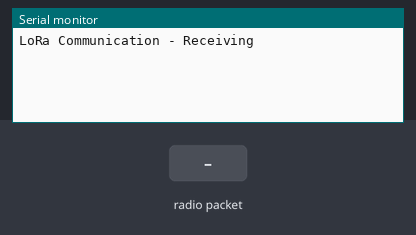
This sketch was run on a simulated Arduino Uno, built with avr-gcc and run on an emulated ATmega328P. Shown: the last lines printed to the serial monitor. The inputs (shaded band) are chosen by the test bench. No radio packets arrive unless stated.

Above: at 1.2 s.
1.3 s: radio packet "1" arrives
At 1.8 s:
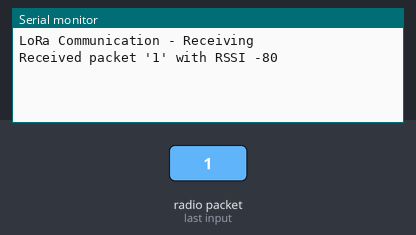
2.8 s: radio packet "0" arrives
At 4.0 s:
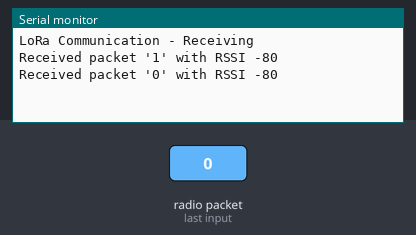
4.3 s: radio packet "2" arrives
At 5.3 s:
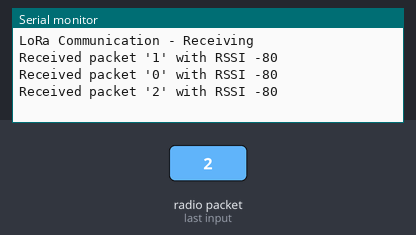

The sketch:

sketch_receiving.ino
```cpp
/*
 * NSM Cansat Bootcamp
 * LoRa Communication - Receiving
 * https://circuitdigest.com/microcontroller-projects/arduino-lora-sx1278-interfacing-tutorial
 * https://iotdesignpro.com/projects/lora-communication-between-two-arduino-using-LoRa-Module-SX1278
 * https://github.com/sandeepmistry/arduino-LoRa/blob/master/API.md
 */

#include <LoRa.h>
#define lora_frequency 433E6

void setup() {

  Serial.begin(115200);

  while (!Serial);

  Serial.println("LoRa Communication - Receiving");

  if (!LoRa.begin(lora_frequency)) {
    Serial.println("LoRa Communication - Start Failed");
    while (1);
  }

}

void loop() {

  int packet_size = LoRa.parsePacket();

  if (packet_size) {
    Serial.print("Received packet '");

    while (LoRa.available()) {
      Serial.print((char)LoRa.read());
    }

    Serial.print("' with RSSI ");
    Serial.println(LoRa.packetRssi());
  }

}
```

Measured:
- after the input at 1.3 s, the serial monitor: prints a new line at once (image 1)
- after the input at 2.8 s, the serial monitor: prints a new line at once (image 2)
- after the input at 4.3 s, the serial monitor: prints a new line at once (image 3)
